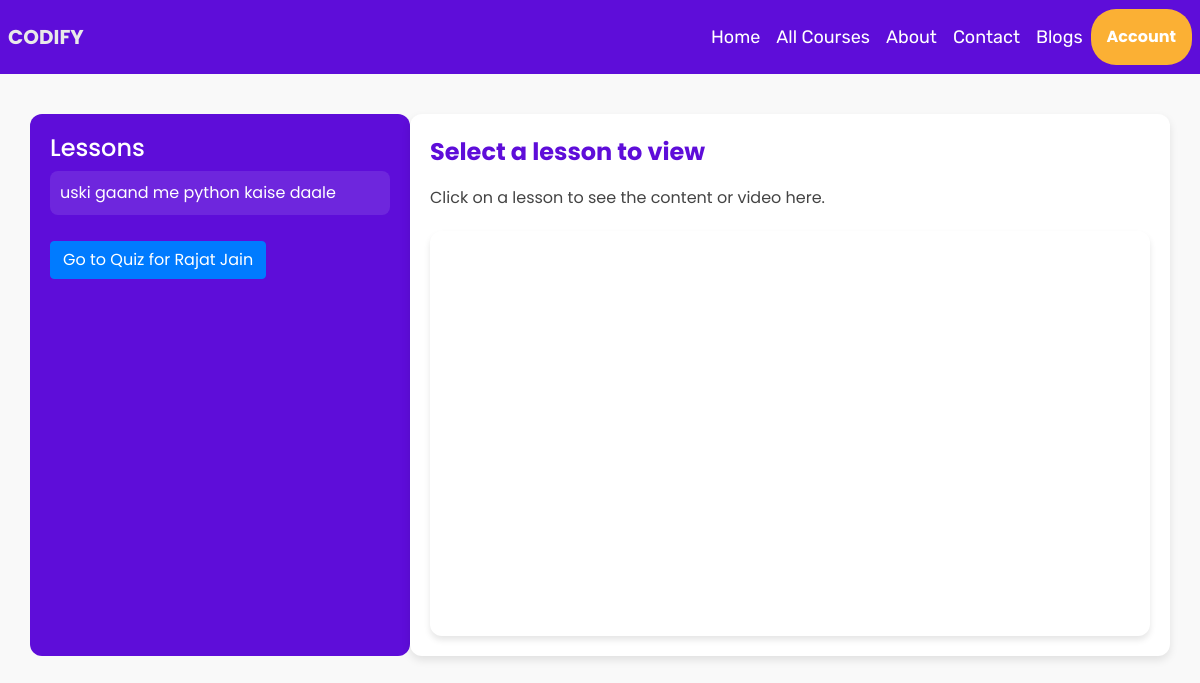
/course_lessons/1, run on an earlier commit of the app's database.
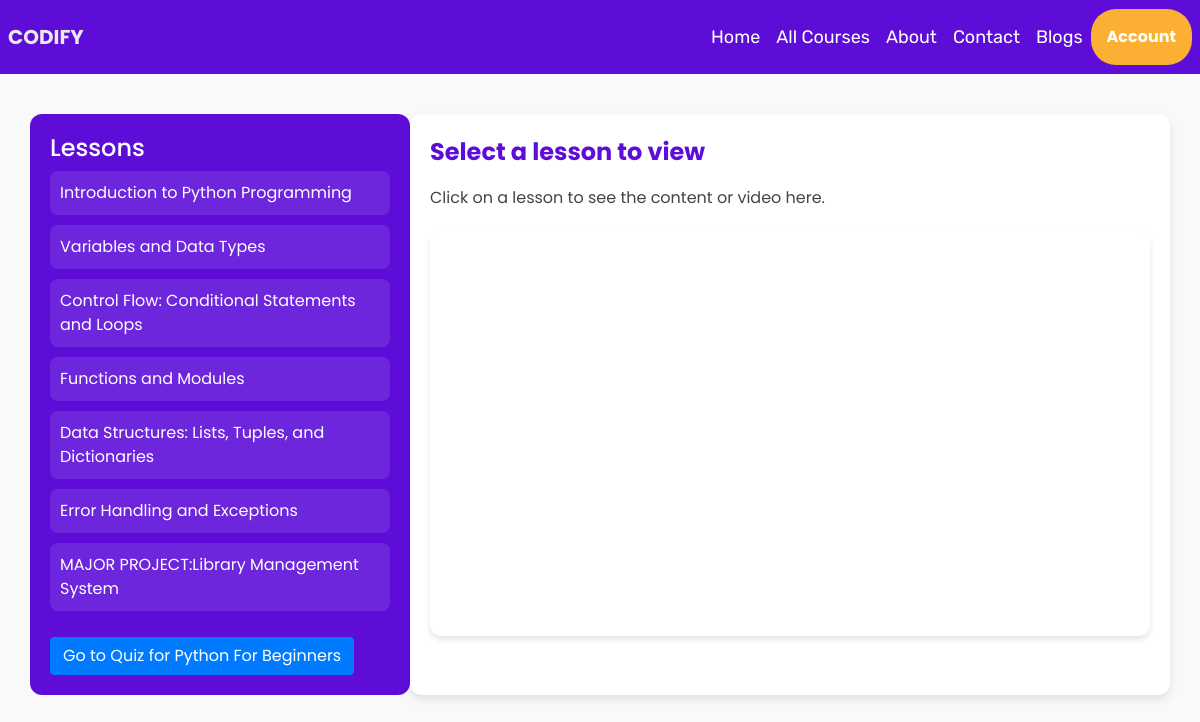
And on a later commit of the database.
### models.py (models this page shows)
class Lesson(Base):
    __tablename__ = 'lessons'
    id = Column(Integer, primary_key=True)
    title = Column(String(100), nullable=False)
    content = Column(String(200), nullable=False)
    completed = Column(Boolean, default=False)
    course_link = Column(String(500), nullable=False)
    course_id = Column(Integer, ForeignKey('courses.id', ondelete='CASCADE'))
    course = relationship('Course', back_populates='lessons')

class Quiz(Base):
    __tablename__ = 'quizzes'
    id = Column(Integer, primary_key=True)
    title = Column(String(100), nullable=False)
    created_at = Column(DateTime, server_default=func.now())
    course_id = Column(Integer, ForeignKey('courses.id', ondelete='CASCADE'), nullable=False)
    course = relationship('Course', back_populates='quizzes')
    questions = relationship('Question', back_populates='quiz', cascade="all, delete-orphan")
    user_progress = relationship('UserProgress', back_populates='quiz', cascade="all, delete-orphan")

### app.py (the view)
@app.route('/course_lessons/<int:id>')
def course_lessons(id):
    username = session.get('username')
    course = db_session.query(Course).filter_by(id=id).first()
    if not course:
        return "Course not found", 404
    return render_template('course_lessons.html', course=course,username=username)

### templates/course_lessons.html (shortened to what this page needs)
<!DOCTYPE html>
<html lang="en">
<head>
    <link rel="stylesheet" href="https://cdn.jsdelivr.net/npm/bootstrap@4.6.2/dist/css/bootstrap.min.css"
>
</head>
<body>
    {% include 'nav.html' %}
    <div class="container">
        <div class="row">
            <div class="col-md-4">
                <h4>Lessons</h4>
                {% for lesson in course.lessons %}
                <div class="lesson-item">
                    <a href="#" style="color: white;" class="lesson-link" data-lesson-id="{{ lesson.id }}"
                        data-lesson-title="{{ lesson.title }}" data-lesson-content="{{ lesson.content }}"
                        data-lesson-video="{{ lesson.course_link }}">{{ lesson.title }}</a>
                </div>
                {% endfor %}
                {% for quiz in course.quizzes %}
                <a href="{{ url_for('submit_quiz', quiz_id=quiz.id) }}" class="btn btn-primary mt-3">Go to Quiz for {{ quiz.title }}</a>
            {% endfor %}
            </div>
            <div class="col-md-8">
                <div id="lessonTitle">Select a lesson to view</div>
                <div id="lessonContent">Click on a lesson to see the content or video here.</div>
                <div id="lessonVideo" class="embed-responsive embed-responsive-16by9"></div>
            </div>
        </div>
    </div>
</body>
</html>

What changed in the data, as far as the page shows it:
removed Lesson: title "uski gaand me python kaise daale"
removed Quiz: title "Rajat Jain"
added Lesson: title "Introduction to Python Programming"
added Lesson: title "Variables and Data Types"
added Lesson: title "Control Flow: Conditional Statements and Loops"
added Lesson: title "Functions and Modules"
added Lesson: title "Data Structures: Lists, Tuples, and Dictionaries"
added Lesson: title "Error Handling and Exceptions"
added Lesson: title "MAJOR PROJECT:Library Management System"
added Quiz: title "Python For Beginners"
